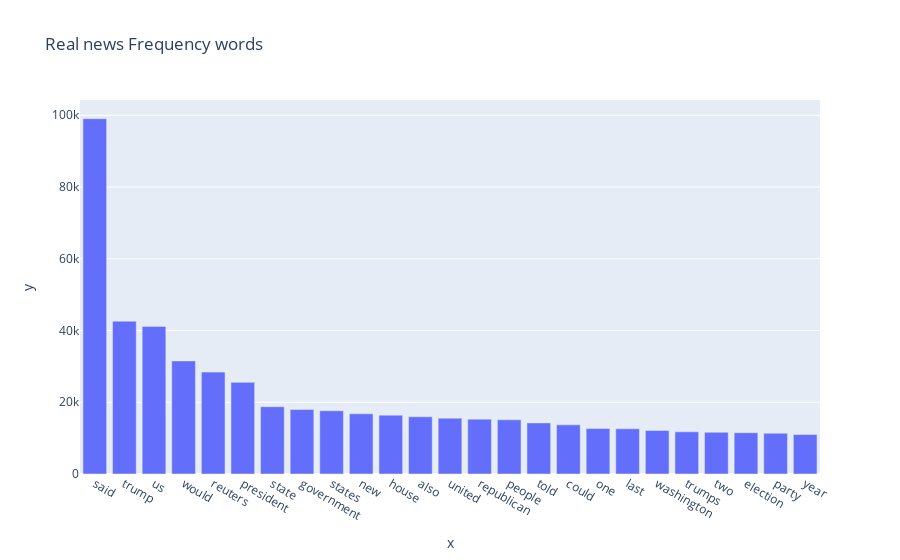

Notebook cell for this chart:
### Code cell
new_list_words = [ seq[0] for seq in list_true ]
new_list_values = [ seq[1] for seq in list_true ]
fig = px.bar(x=new_list_words, y=new_list_values, title='Real news Frequency words')
fig.show()

### Figure 1 — Plotly figure (JSON) as saved in the notebook; plotly's stock layout.template omitted (floating-point values rounded to 4 significant figures)
{"data": [{"alignmentgroup": "True", "hovertemplate": "x=%{x}<br>y=%{y}<extra></extra>", "legendgroup": "", "marker": {"color": "#636efa"}, "name": "", "offsetgroup": "", "orientation": "v", "showlegend": false, "textposition": "auto", "type": "bar", "x": ["said", "trump", "us", "would", "reuters", "president", "state", "government", "states", "new", "house", "also", "united", "republican", "people", "told", "could", "one", "last", "washington", "trumps", "two", "election", "party", "year"], "xaxis": "x", "y": [99039, 42602, 41148, 31520, 28404, 25548, 18757, 17980, 17639, 16786, 16407, 15952, 15572, 15292, 15117, 14244, 13705, 12678, 12614, 12143, 11751, 11624, 11504, 11356, 11008], "yaxis": "y"}], "layout": {"barmode": "relative", "legend": {"tracegroupgap": 0}, "title": {"text": "Real news Frequency words"}, "xaxis": {"anchor": "y", "domain": [0, 1], "title": {"text": "x"}}, "yaxis": {"anchor": "x", "domain": [0, 1], "title": {"text": "y"}}}}
